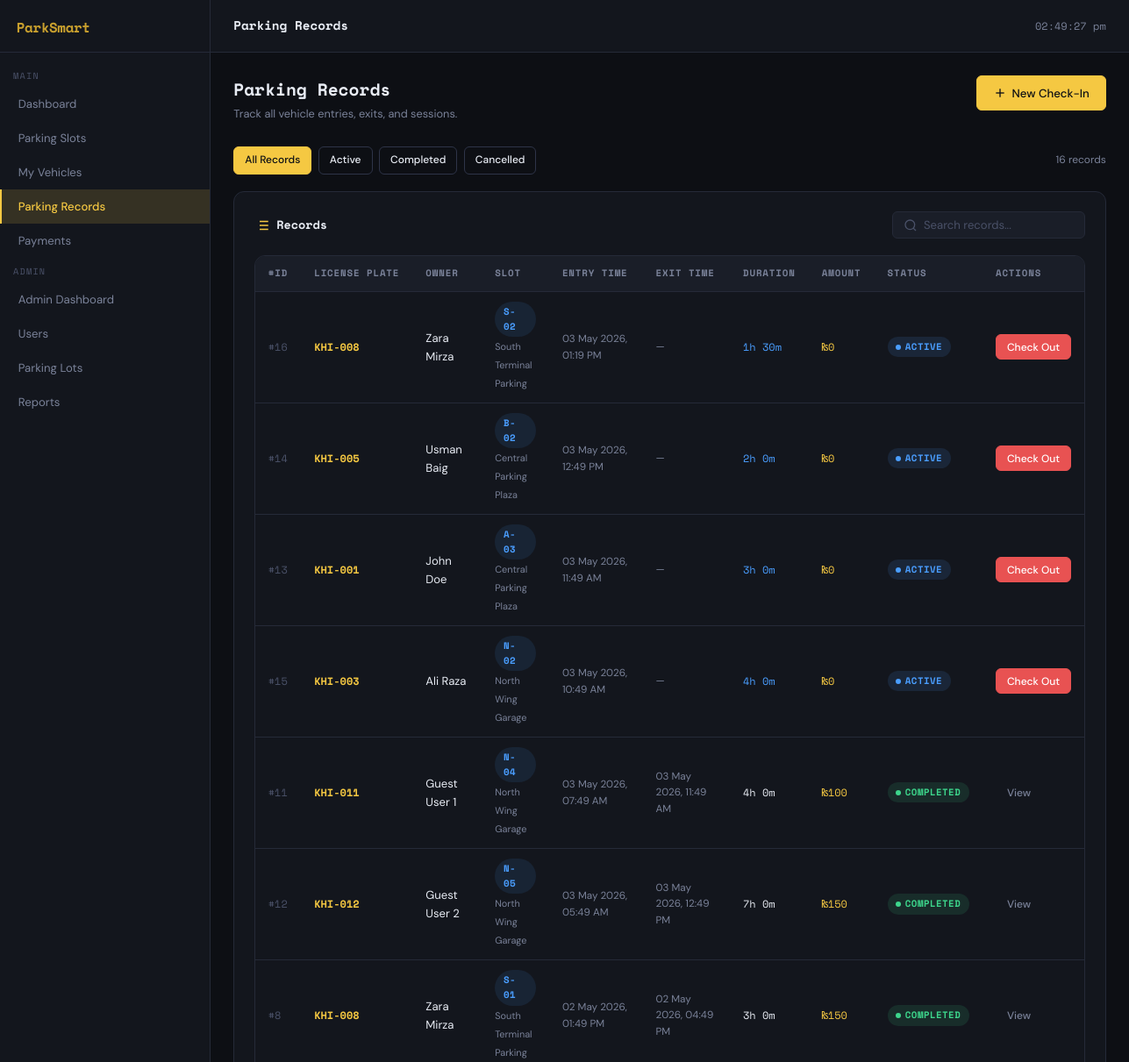
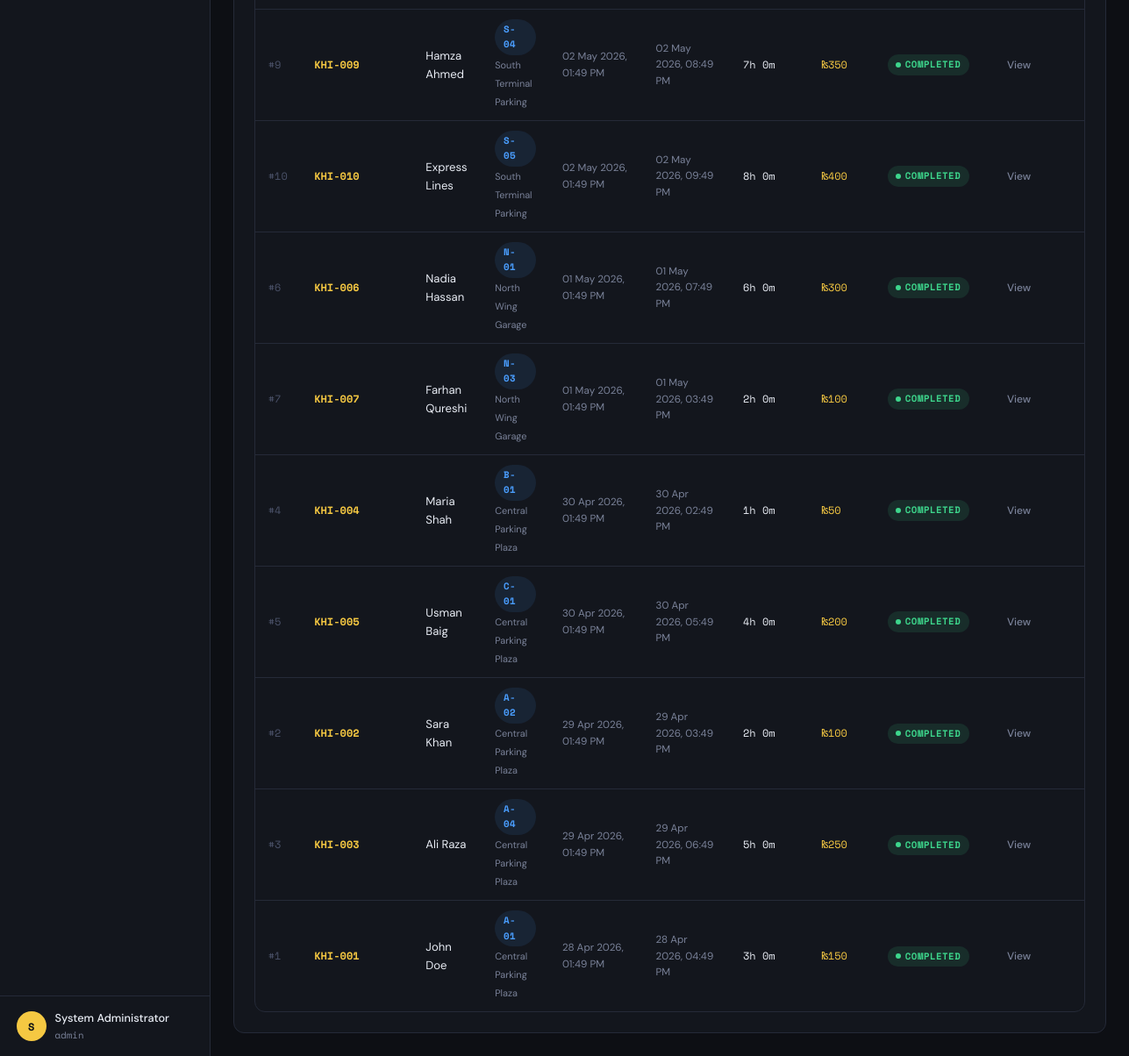
Screenshot of /views/records/index.php (signed in) with the database file from the repository (2 pictures, top to bottom).
### tables this page shows
CREATE TABLE parking_records (
    recordID    INT AUTO_INCREMENT PRIMARY KEY,
    vehicleID   INT NOT NULL,
    slotID      INT NOT NULL,
    entryTime   DATETIME NOT NULL DEFAULT CURRENT_TIMESTAMP,
    exitTime    DATETIME DEFAULT NULL,
    status      ENUM('active','completed','cancelled') NOT NULL DEFAULT 'active',
    notes       TEXT,
    FOREIGN KEY (vehicleID) REFERENCES vehicles(vehicleID) ON DELETE RESTRICT,
    FOREIGN KEY (slotID) REFERENCES parking_slots(slotID) ON DELETE RESTRICT,
    INDEX idx_entry_time (entryTime),
    INDEX idx_slot (slotID),
    INDEX idx_vehicle (vehicleID),
    CONSTRAINT chk_exit_after_entry CHECK (exitTime IS NULL OR exitTime > entryTime)
);

CREATE TABLE vehicles (
    vehicleID   INT AUTO_INCREMENT PRIMARY KEY,
    licensePlate VARCHAR(20) NOT NULL UNIQUE,
    vehicleType ENUM('car','motorcycle','truck','bus','ev') NOT NULL DEFAULT 'car',
    ownerName   VARCHAR(100) NOT NULL,
    ownerPhone  VARCHAR(20),
    ownerEmail  VARCHAR(100),
    userID      INT,
    createdAt   DATETIME DEFAULT CURRENT_TIMESTAMP,
    FOREIGN KEY (userID) REFERENCES users(userID) ON DELETE SET NULL,
    INDEX idx_license (licensePlate)
);

CREATE TABLE parking_slots (
    slotID      INT AUTO_INCREMENT PRIMARY KEY,
    lotID       INT NOT NULL,
    slotNumber  VARCHAR(20) NOT NULL,
    location    VARCHAR(100) NOT NULL,
    status      ENUM('available','occupied','maintenance') NOT NULL DEFAULT 'available',
    slotType    ENUM('standard','compact','handicapped','ev') NOT NULL DEFAULT 'standard',
    createdAt   DATETIME DEFAULT CURRENT_TIMESTAMP,
    FOREIGN KEY (lotID) REFERENCES parking_lots(lotID) ON DELETE CASCADE,
    UNIQUE KEY unique_slot (lotID, slotNumber)
);

CREATE TABLE parking_lots (
    lotID       INT AUTO_INCREMENT PRIMARY KEY,
    lotName     VARCHAR(100) NOT NULL,
    capacity    INT NOT NULL CHECK (capacity > 0),
    location    VARCHAR(200) NOT NULL,
    createdAt   DATETIME DEFAULT CURRENT_TIMESTAMP
);

CREATE TABLE payments (
    paymentID   INT AUTO_INCREMENT PRIMARY KEY,
    recordID    INT NOT NULL UNIQUE,
    amount      DECIMAL(10,2) NOT NULL CHECK (amount >= 0),
    paymentMethod ENUM('cash','card','online','wallet') NOT NULL DEFAULT 'cash',
    paymentTime DATETIME DEFAULT CURRENT_TIMESTAMP,
    status      ENUM('pending','paid','refunded') NOT NULL DEFAULT 'pending',
    transactionRef VARCHAR(100),
    FOREIGN KEY (recordID) REFERENCES parking_records(recordID) ON DELETE RESTRICT
);

### config/database.php (called while the page is built, shortened)
<?php
function getDB(): PDO {
    static $pdo = null;
    if ($pdo === null) {
        $dsn = "mysql:host=" . DB_HOST . ";dbname=" . DB_NAME . ";charset=" . DB_CHARSET;
        $options = [
            PDO::ATTR_ERRMODE            => PDO::ERRMODE_EXCEPTION,
            PDO::ATTR_DEFAULT_FETCH_MODE => PDO::FETCH_ASSOC,
            PDO::ATTR_EMULATE_PREPARES   => false,
        ];
        try {
            $pdo = new PDO($dsn, DB_USER, DB_PASS, $options);
        } catch (PDOException $e) {
            http_response_code(500);
            die(json_encode(['success' => false, 'message' => 'Database connection failed.']));
        }
    }
    return $pdo;
}
function esc(string $str): string {
    return htmlspecialchars($str, ENT_QUOTES, 'UTF-8');
}
function fmtDT(?string $dt): string {
    if (!$dt) return '—';
    return date('d M Y, h:i A', strtotime($dt));
}
function fmtDuration(int $minutes): string {
    $h = intdiv($minutes, 60);
    $m = $minutes % 60;
    if ($h > 0) return "{$h}h {$m}m";
    return "{$m}m";
}

### models/ParkingRecord.php (called while the page is built, shortened)
<?php
require_once __DIR__ . '/../config/database.php';
class ParkingRecord {
    private PDO $db;
    public function __construct() {
        $this->db = getDB();
    }
    public function getAll(string $status = '', int $limit = 50, int $offset = 0): array {
        $sql = "SELECT pr.*, v.licensePlate, v.vehicleType, v.ownerName,
                       ps.slotNumber, pl.lotName,
                       p.amount, p.paymentMethod, p.status AS payStatus
                FROM parking_records pr
                JOIN vehicles v ON pr.vehicleID = v.vehicleID
                JOIN parking_slots ps ON pr.slotID = ps.slotID
                JOIN parking_lots pl ON ps.lotID = pl.lotID
                LEFT JOIN payments p ON pr.recordID = p.recordID
                WHERE 1=1";
        $params = [];
        $sql .= " ORDER BY pr.entryTime DESC LIMIT $limit OFFSET $offset";
        $stmt = $this->db->prepare($sql);
        $stmt->execute($params);
        return $stmt->fetchAll();
    }
    public function count(string $status = ''): int {
        $sql = "SELECT COUNT(*) FROM parking_records";
        $params = [];
        $stmt = $this->db->prepare($sql);
        $stmt->execute($params);
        return (int) $stmt->fetchColumn();
    }
}

### views/records/index.php (the view, shortened to what this page needs)
<?php
require_once __DIR__ . '/../../auth/auth.php';
require_once __DIR__ . '/../../models/ParkingRecord.php';
require_once __DIR__ . '/../../includes/layout.php';
$pr     = new ParkingRecord();
$status = $_GET['status'] ?? '';
$page   = max(1, (int)($_GET['page'] ?? 1));
$limit  = 20;
$offset = ($page - 1) * $limit;
$records = $pr->getAll($status, $limit, $offset);
$total   = $pr->count($status);
?>
<div class="page-header">
  <div class="page-header-left">
    <h1>Parking Records</h1>
    <p>Track all vehicle entries, exits, and sessions.</p>
  </div>
  <div class="page-header-actions">
    <a href="<?= APP_URL ?>/views/records/checkin.php" class="btn btn-primary">
      <svg viewBox="0 0 24 24" fill="none" stroke="currentColor" stroke-width="2" width="16" height="16"><line x1="12" y1="5" x2="12" y2="19"/><line x1="5" y1="12" x2="19" y2="12"/></svg>
      New Check-In
    </a>
  </div>
</div>
<div style="display:flex;gap:.5rem;margin-bottom:1.25rem;flex-wrap:wrap">
  <?php foreach ([''=>'All Records','active'=>'Active','completed'=>'Completed','cancelled'=>'Cancelled'] as $val => $label): ?>
  <a href="?status=<?= $val ?>" class="btn <?= $status === $val ? 'btn-primary' : 'btn-outline' ?> btn-sm"><?= $label ?></a>
  <?php endforeach; ?>
  <span style="margin-left:auto;font-size:.8rem;color:var(--text-muted);line-height:2rem"><?= $total ?> records</span>
</div>
<div class="card">
  <div class="card-header">
    <div class="card-title">
      Records
    </div>
    <div class="search-bar" style="width:220px">
      <svg viewBox="0 0 24 24" fill="none" stroke="currentColor" stroke-width="2"><circle cx="11" cy="11" r="8"/><line x1="21" y1="21" x2="16.65" y2="16.65"/></svg>
      <input type="text" id="rec-search" placeholder="Search records...">
    </div>
  </div>
  <div class="table-wrapper">
    <table id="rec-table">
      <thead>
        <tr>
          <th>#ID</th>
          <th>License Plate</th>
          <th>Owner</th>
          <th>Slot</th>
          <th>Entry Time</th>
          <th>Exit Time</th>
          <th>Duration</th>
          <th>Amount</th>
          <th>Status</th>
          <th>Actions</th>
        </tr>
      </thead>
      <tbody>
      <?php if ($records): ?>
        <?php foreach ($records as $r): ?>
        <?php
          $mins = 0;
          if ($r['exitTime']) {
              $mins = (int)ceil((strtotime($r['exitTime']) - strtotime($r['entryTime'])) / 60);
          } elseif ($r['status'] === 'active') {
              $mins = (int)ceil((time() - strtotime($r['entryTime'])) / 60);
          }
        ?>
          <tr>
            <td class="td-mono" style="color:var(--text-dim)">#<?= $r['recordID'] ?></td>
            <td class="td-mono" style="color:var(--accent);font-weight:700"><?= esc($r['licensePlate']) ?></td>
            <td><?= esc($r['ownerName']) ?></td>
            <td><span class="badge badge-car"><?= esc($r['slotNumber']) ?></span> <small style="color:var(--text-muted)"><?= esc($r['lotName']) ?></small></td>
            <td style="font-size:.78rem;color:var(--text-muted)"><?= fmtDT($r['entryTime']) ?></td>
            <td style="font-size:.78rem;color:var(--text-muted)"><?= fmtDT($r['exitTime']) ?></td>
            <td class="td-mono" style="font-size:.8rem">
              <?php if ($r['status'] === 'active'): ?>
              <span data-entry-time="<?= esc($r['entryTime']) ?>" style="color:var(--info)"><?= fmtDuration($mins) ?></span>
              <?php else: ?>
              <?= $mins ? fmtDuration($mins) : '—' ?>
              <?php endif; ?>
            </td>
            <td class="td-mono">
              <?php if ($r['amount']): ?>
              <span style="color:var(--accent)">₨<?= number_format($r['amount'], 0) ?></span>
              <?php else: ?>—
              <?php endif; ?>
            </td>
            <td><span class="badge badge-<?= esc($r['status']) ?>"><span class="badge-dot"></span><?= esc($r['status']) ?></span></td>
            <td>
              <?php if ($r['status'] === 'active'): ?>
              <button class="btn btn-danger btn-sm" onclick="openCheckout(<?= $r['recordID'] ?>, '<?= esc($r['licensePlate']) ?>', '<?= esc($r['entryTime']) ?>')">
                Check Out
              </button>
              <?php else: ?>
              <button class="btn btn-ghost btn-sm" onclick="viewDetail(<?= $r['recordID'] ?>)">View</button>
              <?php endif; ?>
            </td>
          </tr>
        <?php endforeach; ?>
      <?php endif; ?>
      </tbody>
    </table>
  </div>
</div>

### assets/css/style.css (style rules this page uses)
:root { --bg: #0d0f14; --bg-card: #13161d; --bg-surface: #1a1e28; --bg-hover: #1f2433; --border: #252a38; --border-lt: #2e3448; --accent: #f5c842; --accent-dim: #c9a02e; --accent-glow:rgba(245,200,66,.15); --danger: #e85252; --success: #3dd68c; --warning: #f5a742; --info: #4a9eff; --text: #e8ecf4; --text-muted: #7a8299; --text-dim: #4a5168; --font-mono: 'Space Mono', monospace; --font-body: 'DM Sans', sans-serif; --radius: 6px; --radius-lg: 12px; --sidebar-w: 240px; --header-h: 60px; --shadow: 0 4px 24px rgba(0,0,0,.4); --shadow-sm: 0 2px 8px rgba(0,0,0,.3); }
*, *::before, *::after { box-sizing: border-box; margin: 0; padding: 0; }
html { font-size: 15px; scroll-behavior: smooth; }
body { font-family: var(--font-body); background: var(--bg); color: var(--text); min-height: 100vh; line-height: 1.6; -webkit-font-smoothing: antialiased; }
a { color: var(--accent); text-decoration: none; }
.btn { display: inline-flex; align-items: center; justify-content: center; gap: .4rem; padding: .55rem 1.2rem; border-radius: var(--radius); font-family: var(--font-body); font-size: .88rem; font-weight: 500; cursor: pointer; border: 1px solid transparent; transition: all .18s; white-space: nowrap; text-decoration: none; }
.btn svg { width: 16px; height: 16px; }
.btn-primary { background: var(--accent); color: var(--bg); border-color: var(--accent); }
.btn-outline { background: transparent; color: var(--text); border-color: var(--border-lt); }
.btn-danger { background: var(--danger); color: #fff; border-color: var(--danger); }
.btn-ghost { background: transparent; color: var(--text-muted); border-color: transparent; }
.btn-sm { padding: .35rem .8rem; font-size: .8rem; }
.card { background: var(--bg-card); border: 1px solid var(--border); border-radius: var(--radius-lg); padding: 1.5rem; }
.card-header { display: flex; align-items: center; justify-content: space-between; margin-bottom: 1.25rem; }
.card-title { font-family: var(--font-mono); font-size: .9rem; color: var(--text); font-weight: 700; display: flex; align-items: center; gap: .5rem; }
.card-title svg { width: 18px; height: 18px; color: var(--accent); }
.table-wrapper { overflow-x: auto; border-radius: var(--radius-lg); border: 1px solid var(--border); }
table { width: 100%; border-collapse: collapse; font-size: .875rem; }
thead th { background: var(--bg-surface); padding: .75rem 1rem; text-align: left; font-family: var(--font-mono); font-size: .72rem; font-weight: 700; color: var(--text-muted); letter-spacing: .08em; text-transform: uppercase; border-bottom: 1px solid var(--border); white-space: nowrap; }
tbody tr { border-bottom: 1px solid var(--border); transition: background .15s; }
tbody tr:last-child { border-bottom: none; }
tbody td { padding: .75rem 1rem; color: var(--text); vertical-align: middle; }
.td-mono { font-family: var(--font-mono); font-size: .8rem; }
.badge { display: inline-flex; align-items: center; gap: .3rem; padding: .2rem .65rem; border-radius: 100px; font-size: .72rem; font-family: var(--font-mono); font-weight: 700; letter-spacing: .04em; text-transform: uppercase; }
.badge-dot { width: 6px; height: 6px; border-radius: 50%; background: currentColor; flex-shrink: 0; }
.badge-active { background: rgba(74,158,255,.12); color: var(--info); }
.badge-completed { background: rgba(61,214,140,.12); color: var(--success); }
.badge-car { background: rgba(74,158,255,.1); color: var(--info); }
.search-bar { display: flex; align-items: center; background: var(--bg-surface); border: 1px solid var(--border); border-radius: var(--radius); padding: .4rem .75rem; gap: .5rem; min-width: 200px; }
.search-bar svg { width: 16px; height: 16px; color: var(--text-dim); flex-shrink: 0; }
.search-bar input { background: none; border: none; outline: none; color: var(--text); font-family: var(--font-body); font-size: .875rem; width: 100%; }
.search-bar input::placeholder { color: var(--text-dim); }
.page-header { display: flex; align-items: flex-start; justify-content: space-between; margin-bottom: 1.75rem; gap: 1rem; flex-wrap: wrap; }
.page-header-left h1 { font-family: var(--font-mono); font-size: 1.3rem; font-weight: 700; color: var(--text); margin-bottom: .2rem; }
.page-header-left p { font-size: .85rem; color: var(--text-muted); }
.page-header-actions { display: flex; gap: .65rem; flex-wrap: wrap; }

### rows the page displays
parking_records: recordID "16", vehicleID.licensePlate "KHI-008", vehicleID.ownerName "Zara Mirza", slotID.slotNumber "S-02", parking_lots.lotName "South Terminal Parking", entryTime "03 May 2026, 01:19 PM", exitTime "—", payments.amount "0", status "ACTIVE"
parking_records: recordID "14", vehicleID.licensePlate "KHI-005", vehicleID.ownerName "Usman Baig", slotID.slotNumber "B-02", parking_lots.lotName "Central Parking Plaza", entryTime "03 May 2026, 12:49 PM", exitTime "—", payments.amount "0", status "ACTIVE"
parking_records: recordID "13", vehicleID.licensePlate "KHI-001", vehicleID.ownerName "John Doe", slotID.slotNumber "A-03", parking_lots.lotName "Central Parking Plaza", entryTime "03 May 2026, 11:49 AM", exitTime "—", payments.amount "0", status "ACTIVE"
parking_records: recordID "15", vehicleID.licensePlate "KHI-003", vehicleID.ownerName "Ali Raza", slotID.slotNumber "N-02", parking_lots.lotName "North Wing Garage", entryTime "03 May 2026, 10:49 AM", exitTime "—", payments.amount "0", status "ACTIVE"
parking_records: recordID "11", vehicleID.licensePlate "KHI-011", vehicleID.ownerName "Guest User 1", slotID.slotNumber "N-04", parking_lots.lotName "North Wing Garage", entryTime "03 May 2026, 07:49 AM", exitTime "03 May 2026, 11:49 AM", fmtDuration($mins) "4h 0m", payments.amount "100", status "COMPLETED"
parking_records: recordID "12", vehicleID.licensePlate "KHI-012", vehicleID.ownerName "Guest User 2", slotID.slotNumber "N-05", parking_lots.lotName "North Wing Garage", entryTime "03 May 2026, 05:49 AM", exitTime "03 May 2026, 12:49 PM", fmtDuration($mins) "7h 0m", payments.amount "150", status "COMPLETED"
parking_records: recordID "8", vehicleID.licensePlate "KHI-008", vehicleID.ownerName "Zara Mirza", slotID.slotNumber "S-01", parking_lots.lotName "South Terminal Parking", entryTime "02 May 2026, 01:49 PM", exitTime "02 May 2026, 04:49 PM", fmtDuration($mins) "3h 0m", payments.amount "150", status "COMPLETED"
parking_records: recordID "9", vehicleID.licensePlate "KHI-009", vehicleID.ownerName "Hamza Ahmed", slotID.slotNumber "S-04", parking_lots.lotName "South Terminal Parking", entryTime "02 May 2026, 01:49 PM", exitTime "02 May 2026, 08:49 PM", fmtDuration($mins) "7h 0m", payments.amount "350", status "COMPLETED"
parking_records: recordID "10", vehicleID.licensePlate "KHI-010", vehicleID.ownerName "Express Lines", slotID.slotNumber "S-05", parking_lots.lotName "South Terminal Parking", entryTime "02 May 2026, 01:49 PM", exitTime "02 May 2026, 09:49 PM", fmtDuration($mins) "8h 0m", payments.amount "400", status "COMPLETED"
parking_records: recordID "6", vehicleID.licensePlate "KHI-006", vehicleID.ownerName "Nadia Hassan", slotID.slotNumber "N-01", parking_lots.lotName "North Wing Garage", entryTime "01 May 2026, 01:49 PM", exitTime "01 May 2026, 07:49 PM", fmtDuration($mins) "6h 0m", payments.amount "300", status "COMPLETED"
parking_records: recordID "7", vehicleID.licensePlate "KHI-007", vehicleID.ownerName "Farhan Qureshi", slotID.slotNumber "N-03", parking_lots.lotName "North Wing Garage", entryTime "01 May 2026, 01:49 PM", exitTime "01 May 2026, 03:49 PM", fmtDuration($mins) "2h 0m", payments.amount "100", status "COMPLETED"
parking_records: recordID "4", vehicleID.licensePlate "KHI-004", vehicleID.ownerName "Maria Shah", slotID.slotNumber "B-01", parking_lots.lotName "Central Parking Plaza", entryTime "30 Apr 2026, 01:49 PM", exitTime "30 Apr 2026, 02:49 PM", fmtDuration($mins) "1h 0m", payments.amount "50", status "COMPLETED"
parking_records: recordID "5", vehicleID.licensePlate "KHI-005", vehicleID.ownerName "Usman Baig", slotID.slotNumber "C-01", parking_lots.lotName "Central Parking Plaza", entryTime "30 Apr 2026, 01:49 PM", exitTime "30 Apr 2026, 05:49 PM", fmtDuration($mins) "4h 0m", payments.amount "200", status "COMPLETED"
parking_records: recordID "2", vehicleID.licensePlate "KHI-002", vehicleID.ownerName "Sara Khan", slotID.slotNumber "A-02", parking_lots.lotName "Central Parking Plaza", entryTime "29 Apr 2026, 01:49 PM", exitTime "29 Apr 2026, 03:49 PM", fmtDuration($mins) "2h 0m", payments.amount "100", status "COMPLETED"
parking_records: recordID "3", vehicleID.licensePlate "KHI-003", vehicleID.ownerName "Ali Raza", slotID.slotNumber "A-04", parking_lots.lotName "Central Parking Plaza", entryTime "29 Apr 2026, 01:49 PM", exitTime "29 Apr 2026, 06:49 PM", fmtDuration($mins) "5h 0m", payments.amount "250", status "COMPLETED"
parking_records: recordID "1", vehicleID.licensePlate "KHI-001", vehicleID.ownerName "John Doe", slotID.slotNumber "A-01", parking_lots.lotName "Central Parking Plaza", entryTime "28 Apr 2026, 01:49 PM", exitTime "28 Apr 2026, 04:49 PM", fmtDuration($mins) "3h 0m", payments.amount "150", status "COMPLETED"

### other values shown
$item['label'] "Dashboard"
$item['label'] "Parking Slots"
$item['label'] "My Vehicles"
$item['label'] "Parking Records"
$item['label'] "Payments"
$item['label'] "Admin Dashboard"
$item['label'] "Users"
$item['label'] "Parking Lots"
$item['label'] "Reports"
$initial "S"
$user['name'] "System Administrator"
$user['role'] "admin"
$title "Parking Records"
$label "All Records"
$label "Active"
